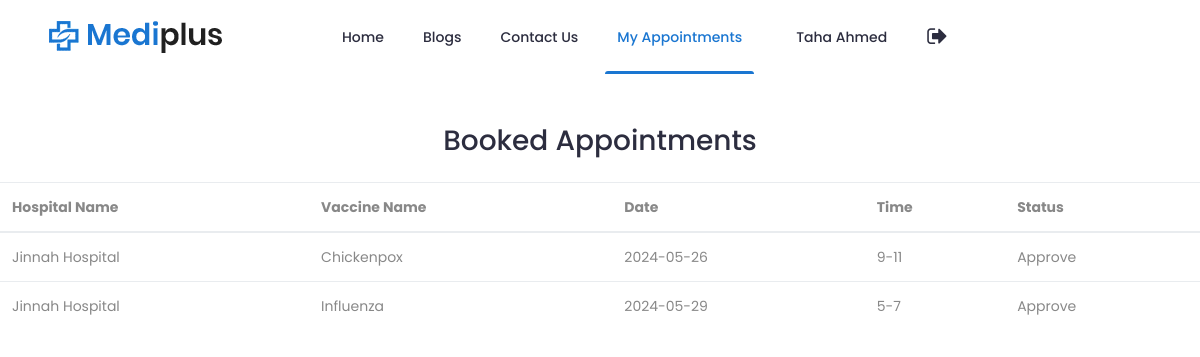
/booked_appointment.php (signed in), run on the app's committed database.
### tables this page shows
CREATE TABLE `tbl_appointment` (
  `id` int(11) NOT NULL,
  `p_id` int(11) NOT NULL,
  `h_id` int(11) NOT NULL,
  `date` varchar(20) NOT NULL,
  `time` varchar(20) NOT NULL,
  `v_id` int(11) NOT NULL,
  `status` varchar(50) NOT NULL DEFAULT 'pending',
  `result` varchar(255) NOT NULL
);

CREATE TABLE `tbl_hospital` (
  `id` int(11) NOT NULL,
  `name` varchar(50) NOT NULL,
  `contact` varchar(15) NOT NULL,
  `cid` int(11) NOT NULL,
  `email` varchar(50) NOT NULL,
  `password` varchar(50) NOT NULL,
  `address` varchar(150) NOT NULL,
  `status` varchar(20) NOT NULL DEFAULT 'deactivate'
);

CREATE TABLE `tbl_vaccine` (
  `id` int(11) NOT NULL,
  `name` varchar(50) NOT NULL,
  `status` varchar(50) NOT NULL DEFAULT 'available'
);

### web/booked_appointment.php (the view, shortened to what this page needs)
<?php
include("connection.php");
?>
<!doctype html>
<html class="no-js" lang="zxx">
    <head>
		<link rel="stylesheet" href="css/bootstrap.min.css">
		<link rel="stylesheet" href="css/nice-select.css">
        <link rel="stylesheet" href="css/font-awesome.min.css">
        <link rel="stylesheet" href="css/icofont.css">
		<link rel="stylesheet" href="css/slicknav.min.css">
        <link rel="stylesheet" href="css/owl-carousel.css">
		<link rel="stylesheet" href="css/datepicker.css">
        <link rel="stylesheet" href="css/animate.min.css">
        <link rel="stylesheet" href="css/magnific-popup.css">
        <link rel="stylesheet" href="css/normalize.css">
        <link rel="stylesheet" href="style.css">
        <link rel="stylesheet" href="css/responsive.css">
    </head>
    <body>
		<header class="header" >
			<div class="header-inner">
				<div class="container">
					<div class="inner">
						<div class="row">
							<div class="col-lg-3 col-md-3 col-12">
								<div class="logo">
									<a href="index.php"><img src="img/logo.png" alt="#"></a>
								</div>
							</div>
							<div class="col-lg-7 col-md-9 col-12">
								<div class="main-menu">
									<nav class="navigation">
										<ul class="nav menu">
											<li><a href="index.php">Home</a></li>
											<li><a href="blog-single.php" >Blogs</a>
											</li>
											<li><a href="contact.php">Contact Us</a></li>
											<li class="active"><a href="booked_appointment.php">My Appointments </a></li>
											<li class="nav-item">
              <?php
                  if(isset($_SESSION['patient_session']))
                  {
                    echo
                    "<li class='nav-item'>
                      <a class='nav-link' href='profile.php'>$_SESSION[patient_name]</a>
                    </li>
                    <li class='nav-item'>
                      <a class='nav-link' href='logout.php'><i class='fa fa-sign-out' style='font-size: 22px;'></i></a>
                    </li>";
                  }
                  else
                  {
                    echo
                    '<li class="nav-item">
                      <a class="nav-link" href="login.php"><i class="fa fa-user" style="font-size: 22px;"></i></a>
                    </li>';
                  }
              ?>
              </li>
										</ul>
									</nav>
								</div>
							</div>
							<div class="col-lg-2 col-12">
							</div>
						</div>
					</div>
				</div>
			</div>
		</header>
 <br><br>
        <center>
		<h3 class="text-center">Booked Appointments</h3><br>
       <table class="table table-hover">
        <thead>
            <tr>
                <th>Hospital Name</th>
                <th>Vaccine Name</th>
                <th>Date</th>
                <th>Time</th>
                <th>Status</th>
            </tr>
        </thead>
        <tbody>
            <?php
                $query = "SELECT tbl_hospital.name as 'hname', tbl_vaccine.name as 'vname', tbl_appointment.* FROM tbl_appointment INNER JOIN tbl_hospital ON tbl_appointment.h_id = tbl_hospital.id INNER JOIN tbl_vaccine ON tbl_appointment.v_id = tbl_vaccine.id INNER JOIN tbl_patient ON tbl_appointment.p_id = tbl_patient.id WHERE tbl_patient.id=$_SESSION[patient_session]";
                $result = mysqli_query($connection,$query);
                foreach($result as $row)
                {
                    echo
                    "<tr>
                        <td>$row[hname]</td>
                        <td>$row[vname]</td>
                        <td>$row[date]</td>
                        <td>$row[time]</td>
                        <td>$row[status]</td>
                    </tr>";
                }
            ?>
        </tbody>
       </table>
    </center>

### data on the page
tbl_appointment: tbl_hospital.name "Jinnah Hospital", tbl_vaccine.name "Chickenpox", date "2024-05-26", time "9-11", status "Approve"
tbl_appointment: tbl_hospital.name "Jinnah Hospital", tbl_vaccine.name "Influenza", date "2024-05-29", time "5-7", status "Approve"

### other printed values
$_SESSION[patient_name] "Taha Ahmed"
